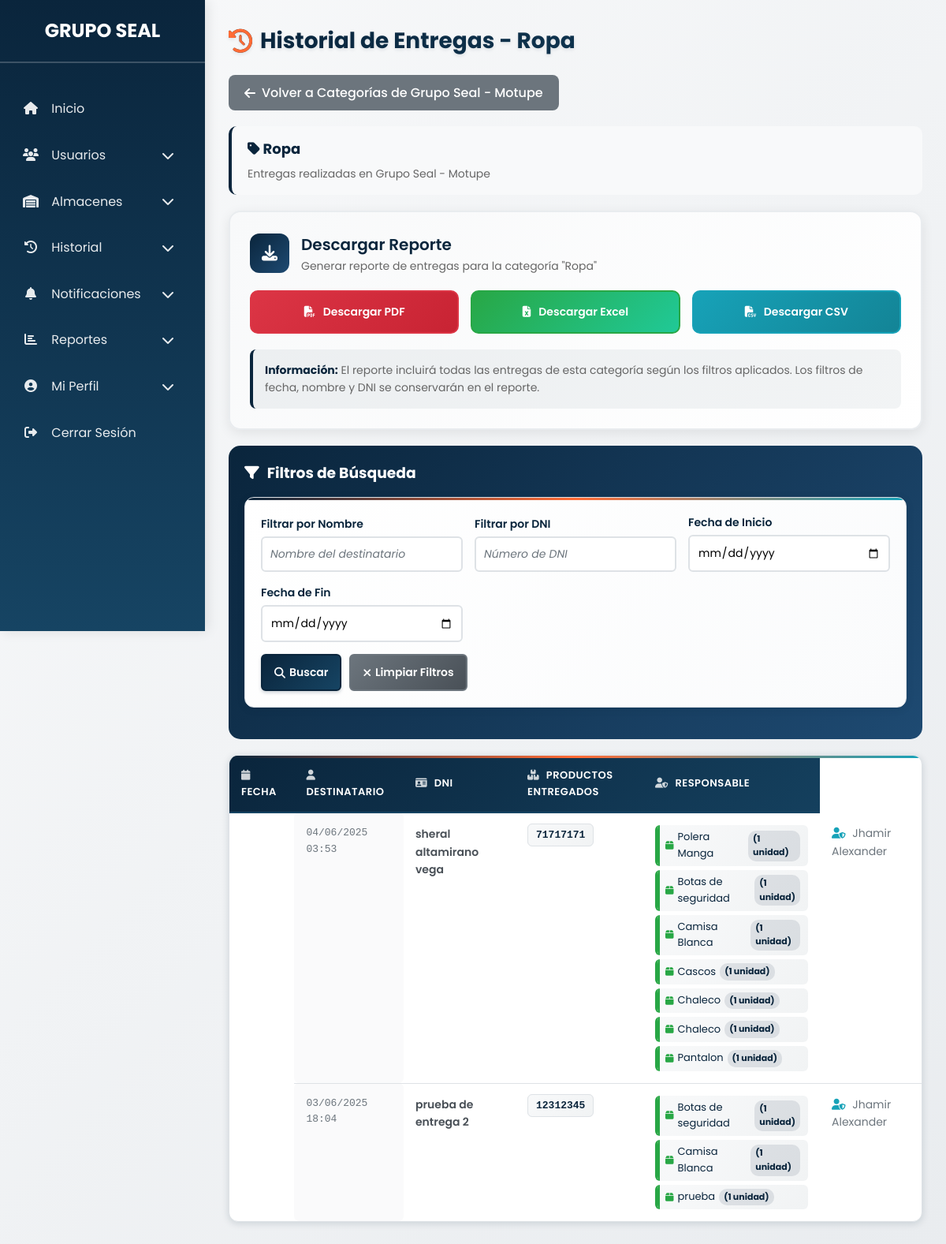
Page /entregas/historial.php?almacen_id=3&categoria_id=1 (signed in) on the committed database.
### tables this page shows
CREATE TABLE `categorias` (
  `id` int(11) NOT NULL,
  `nombre` varchar(100) NOT NULL
);

CREATE TABLE `almacenes` (
  `id` int(11) NOT NULL,
  `nombre` varchar(100) NOT NULL,
  `ubicacion` varchar(255) NOT NULL
);

CREATE TABLE `entrega_uniformes` (
  `id` int(11) NOT NULL,
  `usuario_responsable_id` int(11) NOT NULL,
  `nombre_destinatario` varchar(100) NOT NULL,
  `dni_destinatario` varchar(8) NOT NULL,
  `producto_id` int(11) NOT NULL,
  `cantidad` int(11) NOT NULL,
  `almacen_id` int(11) NOT NULL,
  `fecha_entrega` timestamp NOT NULL DEFAULT current_timestamp()
);

CREATE TABLE `usuarios` (
  `id` int(11) NOT NULL,
  `nombre` varchar(64) NOT NULL,
  `apellidos` varchar(100) NOT NULL,
  `dni` varchar(8) NOT NULL,
  `celular` varchar(15) NOT NULL,
  `direccion` varchar(255) DEFAULT NULL,
  `correo` varchar(100) NOT NULL,
  `contrasena` varchar(255) NOT NULL,
  `almacen_id` int(11) DEFAULT NULL,
  `rol` enum('admin','almacenero') NOT NULL,
  `estado` enum('activo','inactivo') DEFAULT 'activo',
  `fecha_registro` timestamp NOT NULL DEFAULT current_timestamp()
);

CREATE TABLE `productos` (
  `id` int(11) NOT NULL,
  `categoria_id` int(11) NOT NULL,
  `almacen_id` int(11) NOT NULL,
  `nombre` varchar(100) NOT NULL,
  `descripcion` text DEFAULT NULL,
  `modelo` varchar(100) DEFAULT NULL,
  `color` varchar(50) DEFAULT NULL,
  `talla_dimensiones` varchar(50) DEFAULT NULL,
  `cantidad` int(11) NOT NULL DEFAULT 0,
  `unidad_medida` varchar(50) DEFAULT NULL,
  `estado` enum('Nuevo','Usado','Dañado') NOT NULL,
  `observaciones` text DEFAULT NULL
);

### entregas/historial.php (the view, shortened to what the rows shown need)
<?php
$usuario_almacen_id = $_SESSION["almacen_id"] ?? null;
$usuario_rol = $_SESSION["user_role"] ?? "usuario";
require_once "../config/database.php";
$filtro_almacen_id = isset($_GET['almacen_id']) ? (int)$_GET['almacen_id'] : null;
$filtro_categoria_id = isset($_GET['categoria_id']) ? (int)$_GET['categoria_id'] : null;
$almacen_id_mostrar = null;
if ($usuario_rol == 'admin') {
    $almacen_id_mostrar = $filtro_almacen_id;
} else {
    $almacen_id_mostrar = $usuario_almacen_id;
}
$almacen_info = null;
if ($almacen_id_mostrar) {
    $sql_almacen = "SELECT * FROM almacenes WHERE id = ?";
    $stmt = $conn->prepare($sql_almacen);
    $stmt->bind_param("i", $almacen_id_mostrar);
    $stmt->execute();
    $almacen_info = $stmt->get_result()->fetch_assoc();
}
$categoria_info = null;
if ($filtro_categoria_id) {
    $sql_categoria = "SELECT * FROM categorias WHERE id = ?";
    $stmt = $conn->prepare($sql_categoria);
    $stmt->bind_param("i", $filtro_categoria_id);
    $stmt->execute();
    $categoria_info = $stmt->get_result()->fetch_assoc();
}
function obtenerEntregasPorAlmacenYCategoria($conn, $almacen_id, $categoria_id = null, $filtros = [], $limite = null, $offset = null) {
    $query = '
        SELECT
            eu.id,
            eu.nombre_destinatario,
            eu.dni_destinatario,
            eu.fecha_entrega,
            p.nombre as producto_nombre,
            eu.cantidad,
            a.nombre as almacen_nombre,
            u.nombre as usuario_responsable,
            c.nombre as categoria_nombre
        FROM
            entrega_uniformes eu
        JOIN
            productos p ON eu.producto_id = p.id
        JOIN
            almacenes a ON eu.almacen_id = a.id
        JOIN
            categorias c ON p.categoria_id = c.id
        LEFT JOIN
            usuarios u ON eu.usuario_responsable_id = u.id
        WHERE
            eu.almacen_id = ?
    ';
    $params = [$almacen_id];
    $types = 'i';
    if ($categoria_id) {
        $query .= ' AND p.categoria_id = ?';
        $params[] = $categoria_id;
        $types .= 'i';
    }
    $query .= ' ORDER BY eu.fecha_entrega DESC';
    if ($limite !== null && $offset !== null) {
        $query .= ' LIMIT ? OFFSET ?';
        $params[] = $limite;
        $params[] = $offset;
        $types .= 'ii';
    }
    $stmt = $conn->prepare($query);
    $stmt->bind_param($types, ...$params);
    if (!$stmt->execute()) {
        return [];
    }
    $result = $stmt->get_result();
    $entregasAgrupadas = [];
    while ($row = $result->fetch_assoc()) {
        $key = $row['fecha_entrega'] . '|' . $row['nombre_destinatario'] . '|' . $row['dni_destinatario'];
        if (!isset($entregasAgrupadas[$key])) {
            $entregasAgrupadas[$key] = [
                'id' => $row['id'],
                'fecha_entrega' => $row['fecha_entrega'],
                'nombre_destinatario' => $row['nombre_destinatario'],
                'dni_destinatario' => $row['dni_destinatario'],
                'almacen_nombre' => $row['almacen_nombre'],
                'usuario_responsable' => $row['usuario_responsable'],
                'categoria_nombre' => $row['categoria_nombre'],
                'productos' => []
            ];
        }
        $entregasAgrupadas[$key]['productos'][] = [
            'nombre' => $row['producto_nombre'],
            'cantidad' => $row['cantidad']
        ];
    }
    return array_values($entregasAgrupadas);
}
$filtros = [
    'dni' => $_GET['dni'] ?? '',
    'nombre' => $_GET['nombre'] ?? '',
    'fecha_inicio' => $_GET['fecha_inicio'] ?? '',
    'fecha_fin' => $_GET['fecha_fin'] ?? ''
];
$registros_por_pagina = 10;
$pagina_actual = isset($_GET['pagina']) ? intval($_GET['pagina']) : 1;
$offset = ($pagina_actual - 1) * $registros_por_pagina;
$entregas = [];
if ($almacen_id_mostrar && $filtro_categoria_id) {
    $entregas = obtenerEntregasPorAlmacenYCategoria($conn, $almacen_id_mostrar, $filtro_categoria_id, $filtros, $registros_por_pagina, $offset);
}
?>
<!DOCTYPE html>
<html lang="es">
<head>
    <link rel="stylesheet" href="https://cdnjs.cloudflare.com/ajax/libs/font-awesome/6.4.2/css/all.min.css">
    <link rel="stylesheet" href="../assets/css/listar-usuarios.css">
    <link rel="stylesheet" href="../assets/css/historial-entregas.css">
</head>
<body>
<nav class="sidebar" id="sidebar" role="navigation" aria-label="Menú principal">
    <h2>GRUPO SEAL</h2>
</nav>
<main class="content" id="main-content" role="main">
    <div class="historial-header-section">
        <div class="historial-title-container">
            <h2 class="historial-title">
                <i class="fas fa-history"></i>
                <?php if ($almacen_info && $categoria_info): ?>
                    Historial de Entregas - <?php echo htmlspecialchars($categoria_info['nombre']); ?>
                <?php elseif ($almacen_info): ?>
                    Historial de Entregas - <?php echo htmlspecialchars($almacen_info['nombre']); ?>
                <?php elseif ($usuario_rol == 'admin' && !$filtro_almacen_id): ?>
                    Seleccionar Almacén para Ver Entregas
                <?php else: ?>
                    Historial de Entregas por Categoría
                <?php endif; ?>
            </h2>
        </div>
    </div>
    <?php if ($almacen_info && $categoria_info): ?>
        <a href="?almacen_id=<?php echo $almacen_info['id']; ?>" class="back-button">
            <i class="fas fa-arrow-left"></i>
            Volver a Categorías de <?php echo htmlspecialchars($almacen_info['nombre']); ?>
        </a>
        <div class="categoria-breadcrumb">
            <h4>
                <i class="fas fa-tag"></i>
                <?php echo htmlspecialchars($categoria_info['nombre']); ?>
            </h4>
            <p>Entregas realizadas en <?php echo htmlspecialchars($almacen_info['nombre']); ?></p>
        </div>
        <div class="download-section">
            <div class="download-header">
                <i class="fas fa-download"></i>
                <div>
                    <h3>Descargar Reporte</h3>
                    <p style="margin: 0; color: #666; font-size: 14px;">
                        Generar reporte de entregas para la categoría "<?php echo htmlspecialchars($categoria_info['nombre']); ?>"
                    </p>
                </div>
            </div>
            <div class="download-buttons">
                <button class="download-btn download-btn-pdf" onclick="confirmarDescarga('pdf')">
                    <i class="fas fa-file-pdf"></i>
                    Descargar PDF
                </button>
                <button class="download-btn download-btn-excel" onclick="confirmarDescarga('excel')">
                    <i class="fas fa-file-excel"></i>
                    Descargar Excel
                </button>
                <button class="download-btn download-btn-csv" onclick="confirmarDescarga('csv')">
                    <i class="fas fa-file-csv"></i>
                    Descargar CSV
                </button>
            </div>
            <div class="download-info">
                <p><strong>Información:</strong> El reporte incluirá todas las entregas de esta categoría según los filtros aplicados.
                Los filtros de fecha, nombre y DNI se conservarán en el reporte.</p>
            </div>
        </div>
        <div class="filtros-categoria">
            <h3>
                <i class="fas fa-filter"></i>
                Filtros de Búsqueda
            </h3>
            <form method="GET" class="historial-filter-form" id="formulario-filtros">
                <div class="historial-filter-row">
                    <div class="historial-form-group">
                        <label for="filtro-nombre" class="historial-form-label">Filtrar por Nombre</label>
                        <input type="text" class="historial-form-control" id="filtro-nombre" name="nombre"
                               placeholder="Nombre del destinatario"
                               value="<?php echo htmlspecialchars($_GET['nombre'] ?? ''); ?>">
                    </div>
                    <div class="historial-form-group">
                        <label for="filtro-dni" class="historial-form-label">Filtrar por DNI</label>
                        <input type="text" class="historial-form-control" id="filtro-dni" name="dni"
                               placeholder="Número de DNI"
                               value="<?php echo htmlspecialchars($_GET['dni'] ?? ''); ?>">
                    </div>
                    <div class="historial-form-group">
                        <label for="filtro-fecha-inicio" class="historial-form-label">Fecha de Inicio</label>
                        <input type="date" class="historial-form-control" id="filtro-fecha-inicio"
                               name="fecha_inicio"
                               value="<?php echo htmlspecialchars($_GET['fecha_inicio'] ?? ''); ?>">
                    </div>
                    <div class="historial-form-group">
                        <label for="filtro-fecha-fin" class="historial-form-label">Fecha de Fin</label>
                        <input type="date" class="historial-form-control" id="filtro-fecha-fin"
                               name="fecha_fin"
                               value="<?php echo htmlspecialchars($_GET['fecha_fin'] ?? ''); ?>">
                    </div>
                </div>
                <div class="historial-filter-actions">
                    <button type="submit" class="historial-btn historial-btn-primary">
                        <i class="fas fa-search"></i> Buscar
                    </button>
                    <a href="?almacen_id=<?php echo $filtro_almacen_id; ?>&categoria_id=<?php echo $filtro_categoria_id; ?>" class="historial-btn historial-btn-secondary">
                        <i class="fas fa-times"></i> Limpiar Filtros
                    </a>
                </div>
            </form>
        </div>
        <div class="historial-table-container">
            <div class="historial-table-responsive">
                <table class="historial-table" id="tabla-historial-entregas">
                    <thead>
                        <tr>
                            <th><i class="fas fa-calendar"></i> Fecha</th>
                            <th><i class="fas fa-user"></i> Destinatario</th>
                            <th><i class="fas fa-id-card"></i> DNI</th>
                            <th><i class="fas fa-boxes"></i> Productos Entregados</th>
                            <th><i class="fas fa-user-shield"></i> Responsable</th>
                        </tr>
                    </thead>
                    <tbody>
                        <?php if (empty($entregas)): ?>
                            <tr>
                                <td colspan="5" class="historial-no-results">
                                    <i class="fas fa-inbox"></i>
                                    No hay entregas registradas para esta categoría
                                </td>
                            </tr>
                        <?php else: ?>
                            <?php foreach ($entregas as $entrega): ?>
                                <tr>
                                    <td class="historial-fecha-cell">
                                        <?php
                                        $fecha = new DateTime($entrega['fecha_entrega']);
                                        echo $fecha->format('d/m/Y H:i');
                                        ?>
                                    </td>
                                    <td class="historial-destinatario-cell">
                                        <?php echo htmlspecialchars($entrega['nombre_destinatario']); ?>
                                    </td>
                                    <td>
                                        <span class="historial-dni-cell">
                                            <?php echo htmlspecialchars($entrega['dni_destinatario']); ?>
                                        </span>
                                    </td>
                                    <td>
                                        <ul class="historial-productos-lista">
                                            <?php foreach ($entrega['productos'] as $producto): ?>
                                                <li class="historial-producto-item">
                                                    <i class="fas fa-box"></i>
                                                    <?php echo htmlspecialchars($producto['nombre']); ?>
                                                    <span class="historial-producto-cantidad">
                                                        (<?php echo htmlspecialchars($producto['cantidad']); ?> unidad<?php echo ($producto['cantidad'] != 1) ? 'es' : ''; ?>)
                                                    </span>
                                                </li>
                                            <?php endforeach; ?>
                                        </ul>
                                    </td>
                                    <td class="historial-responsable-cell">
                                        <i class="fas fa-user-shield"></i>
                                        <?php echo htmlspecialchars($entrega['usuario_responsable'] ?? 'No registrado'); ?>
                                    </td>
                                </tr>
                            <?php endforeach; ?>
                        <?php endif; ?>
                    </tbody>
                </table>
            </div>
        </div>
    <?php endif; ?>
</main>
</body>
</html>

### rows in the picture
categorias: nombre "Ropa"
almacenes: nombre "Grupo Seal - Motupe"
entrega_uniformes: fecha_entrega "04/06/2025 03:53", nombre_destinatario "sheral altamirano vega", dni_destinatario "71717171", nombre "Polera Manga", cantidad "1", nombre "Botas de seguridad", nombre "Camisa Blanca", nombre "Cascos", nombre "Chaleco", nombre "Pantalon", usuario_responsable.nombre "Jhamir Alexander"
entrega_uniformes: fecha_entrega "03/06/2025 18:04", nombre_destinatario "prueba de entrega 2", dni_destinatario "12312345", nombre "Botas de seguridad", cantidad "1", nombre "Camisa Blanca", usuario_responsable.nombre "Jhamir Alexander"
entrega_uniformes: producto.nombre "prueba", cantidad "1"
